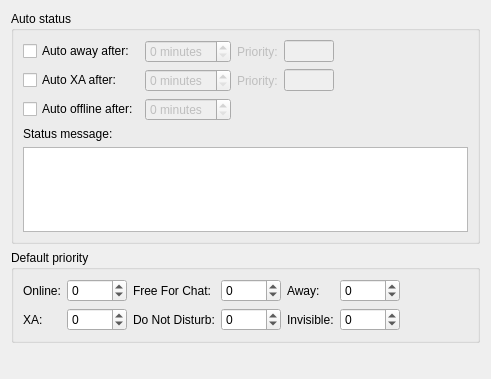
<?xml version="1.0" encoding="UTF-8"?>
<ui version="4.0">
 <class>OptStatusAuto</class>
 <widget class="QWidget" name="OptStatusAuto">
  <property name="geometry">
   <rect>
    <x>0</x>
    <y>0</y>
    <width>491</width>
    <height>379</height>
   </rect>
  </property>
  <property name="windowTitle">
   <string>Form</string>
  </property>
  <layout class="QVBoxLayout" name="verticalLayout_2">
   <item>
    <widget class="QGroupBox" name="groupBox">
     <property name="title">
      <string>Auto status</string>
     </property>
     <layout class="QVBoxLayout" name="verticalLayout">
      <item>
       <layout class="QGridLayout" name="_2">
        <property name="margin">
         <number>0</number>
        </property>
        <property name="spacing">
         <number>6</number>
        </property>
        <item row="2" column="1">
         <widget class="QSpinBox" name="sb_asOffline">
          <property name="enabled">
           <bool>false</bool>
          </property>
          <property name="suffix">
           <string> minutes</string>
          </property>
         </widget>
        </item>
        <item row="1" column="1">
         <widget class="QSpinBox" name="sb_asXa">
          <property name="enabled">
           <bool>false</bool>
          </property>
          <property name="suffix">
           <string> minutes</string>
          </property>
         </widget>
        </item>
        <item row="2" column="0">
         <widget class="QCheckBox" name="ck_asOffline">
          <property name="text">
           <string>Auto offline after:</string>
          </property>
         </widget>
        </item>
        <item row="1" column="0">
         <widget class="QCheckBox" name="ck_asXa">
          <property name="text">
           <string>Auto XA after:</string>
          </property>
         </widget>
        </item>
        <item row="0" column="0">
         <widget class="QCheckBox" name="ck_asAway">
          <property name="text">
           <string>Auto away after:</string>
          </property>
         </widget>
        </item>
        <item row="0" column="1">
         <widget class="QSpinBox" name="sb_asAway">
          <property name="enabled">
           <bool>false</bool>
          </property>
          <property name="suffix">
           <string> minutes</string>
          </property>
         </widget>
        </item>
        <item row="0" column="3">
         <widget class="QLineEdit" name="le_asPriority">
          <property name="enabled">
           <bool>false</bool>
          </property>
          <property name="maximumSize">
           <size>
            <width>50</width>
            <height>16777215</height>
           </size>
          </property>
         </widget>
        </item>
        <item row="1" column="3">
         <widget class="QLineEdit" name="le_asXaPriority">
          <property name="enabled">
           <bool>false</bool>
          </property>
          <property name="maximumSize">
           <size>
            <width>50</width>
            <height>16777215</height>
           </size>
          </property>
         </widget>
        </item>
        <item row="0" column="4">
         <spacer name="horizontalSpacer">
          <property name="orientation">
           <enum>Qt::Horizontal</enum>
          </property>
          <property name="sizeHint" stdset="0">
           <size>
            <width>10</width>
            <height>20</height>
           </size>
          </property>
         </spacer>
        </item>
        <item row="0" column="2">
         <widget class="QLabel" name="lb_asPriority">
          <property name="enabled">
           <bool>false</bool>
          </property>
          <property name="text">
           <string>Priority:</string>
          </property>
         </widget>
        </item>
        <item row="1" column="2">
         <widget class="QLabel" name="lb_asXaPriority">
          <property name="enabled">
           <bool>false</bool>
          </property>
          <property name="text">
           <string>Priority:</string>
          </property>
         </widget>
        </item>
       </layout>
      </item>
      <item>
       <widget class="QLabel" name="TextLabel1_8">
        <property name="text">
         <string>Status message:</string>
        </property>
       </widget>
      </item>
      <item>
       <widget class="QTextEdit" name="te_asMessage">
        <property name="maximumSize">
         <size>
          <width>32767</width>
          <height>100</height>
         </size>
        </property>
        <property name="tabChangesFocus">
         <bool>true</bool>
        </property>
       </widget>
      </item>
     </layout>
    </widget>
   </item>
   <item>
    <widget class="QGroupBox" name="gb_defPriority">
     <property name="title">
      <string>Default priority</string>
     </property>
     <layout class="QHBoxLayout" name="horizontalLayout_7">
      <item>
       <layout class="QGridLayout" name="gridLayout">
        <item row="0" column="0">
         <layout class="QHBoxLayout" name="horizontalLayout">
          <item>
           <widget class="QLabel" name="lb_dpOnline">
            <property name="text">
             <string>Online:</string>
            </property>
           </widget>
          </item>
          <item>
           <widget class="QSpinBox" name="sb_dpOnline">
            <property name="minimumSize">
             <size>
              <width>60</width>
              <height>0</height>
             </size>
            </property>
            <property name="maximumSize">
             <size>
              <width>60</width>
              <height>16777215</height>
             </size>
            </property>
            <property name="minimum">
             <number>-128</number>
            </property>
            <property name="maximum">
             <number>127</number>
            </property>
            <property name="value">
             <number>0</number>
            </property>
           </widget>
          </item>
         </layout>
        </item>
        <item row="0" column="2">
         <layout class="QHBoxLayout" name="horizontalLayout_5">
          <item>
           <widget class="QLabel" name="lb_dpAway">
            <property name="text">
             <string>Away:</string>
            </property>
           </widget>
          </item>
          <item>
           <widget class="QSpinBox" name="sb_dpAway">
            <property name="minimumSize">
             <size>
              <width>60</width>
              <height>0</height>
             </size>
            </property>
            <property name="maximumSize">
             <size>
              <width>60</width>
              <height>16777215</height>
             </size>
            </property>
            <property name="minimum">
             <number>-128</number>
            </property>
            <property name="maximum">
             <number>127</number>
            </property>
            <property name="value">
             <number>0</number>
            </property>
           </widget>
          </item>
         </layout>
        </item>
        <item row="0" column="1">
         <layout class="QHBoxLayout" name="horizontalLayout_2">
          <item>
           <widget class="QLabel" name="lb_dpChat">
            <property name="text">
             <string>Free For Chat:</string>
            </property>
           </widget>
          </item>
          <item>
           <widget class="QSpinBox" name="sb_dpChat">
            <property name="minimumSize">
             <size>
              <width>60</width>
              <height>0</height>
             </size>
            </property>
            <property name="maximumSize">
             <size>
              <width>60</width>
              <height>16777215</height>
             </size>
            </property>
            <property name="minimum">
             <number>-128</number>
            </property>
            <property name="maximum">
             <number>127</number>
            </property>
            <property name="value">
             <number>0</number>
            </property>
           </widget>
          </item>
         </layout>
        </item>
        <item row="1" column="0">
         <layout class="QHBoxLayout" name="horizontalLayout_3">
          <item>
           <widget class="QLabel" name="lb_dpXa">
            <property name="text">
             <string>XA:</string>
            </property>
           </widget>
          </item>
          <item>
           <widget class="QSpinBox" name="sb_dpXa">
            <property name="minimumSize">
             <size>
              <width>60</width>
              <height>0</height>
             </size>
            </property>
            <property name="maximumSize">
             <size>
              <width>60</width>
              <height>16777215</height>
             </size>
            </property>
            <property name="minimum">
             <number>-128</number>
            </property>
            <property name="maximum">
             <number>127</number>
            </property>
            <property name="value">
             <number>0</number>
            </property>
           </widget>
          </item>
         </layout>
        </item>
        <item row="1" column="1">
         <layout class="QHBoxLayout" name="horizontalLayout_4">
          <item>
           <widget class="QLabel" name="lb_dpDnd">
            <property name="text">
             <string>Do Not Disturb:</string>
            </property>
           </widget>
          </item>
          <item>
           <widget class="QSpinBox" name="sb_dpDnd">
            <property name="minimumSize">
             <size>
              <width>60</width>
              <height>0</height>
             </size>
            </property>
            <property name="maximumSize">
             <size>
              <width>60</width>
              <height>16777215</height>
             </size>
            </property>
            <property name="minimum">
             <number>-128</number>
            </property>
            <property name="maximum">
             <number>127</number>
            </property>
            <property name="value">
             <number>0</number>
            </property>
           </widget>
          </item>
         </layout>
        </item>
        <item row="1" column="2">
         <layout class="QHBoxLayout" name="horizontalLayout_6">
          <item>
           <widget class="QLabel" name="lb_dpInvisible">
            <property name="text">
             <string>Invisible:</string>
            </property>
           </widget>
          </item>
          <item>
           <widget class="QSpinBox" name="sb_dpInvisible">
            <property name="minimumSize">
             <size>
              <width>60</width>
              <height>0</height>
             </size>
            </property>
            <property name="maximumSize">
             <size>
              <width>60</width>
              <height>16777215</height>
             </size>
            </property>
            <property name="minimum">
             <number>-128</number>
            </property>
            <property name="maximum">
             <number>127</number>
            </property>
            <property name="value">
             <number>0</number>
            </property>
           </widget>
          </item>
         </layout>
        </item>
       </layout>
      </item>
      <item>
       <spacer name="horizontalSpacer_2">
        <property name="orientation">
         <enum>Qt::Horizontal</enum>
        </property>
        <property name="sizeHint" stdset="0">
         <size>
          <width>40</width>
          <height>20</height>
         </size>
        </property>
       </spacer>
      </item>
     </layout>
    </widget>
   </item>
   <item>
    <spacer name="verticalSpacer">
     <property name="orientation">
      <enum>Qt::Vertical</enum>
     </property>
     <property name="sizeHint" stdset="0">
      <size>
       <width>20</width>
       <height>40</height>
      </size>
     </property>
    </spacer>
   </item>
  </layout>
 </widget>
 <tabstops>
  <tabstop>ck_asAway</tabstop>
  <tabstop>sb_asAway</tabstop>
  <tabstop>le_asPriority</tabstop>
  <tabstop>ck_asXa</tabstop>
  <tabstop>sb_asXa</tabstop>
  <tabstop>le_asXaPriority</tabstop>
  <tabstop>ck_asOffline</tabstop>
  <tabstop>sb_asOffline</tabstop>
  <tabstop>te_asMessage</tabstop>
  <tabstop>sb_dpOnline</tabstop>
  <tabstop>sb_dpChat</tabstop>
  <tabstop>sb_dpAway</tabstop>
  <tabstop>sb_dpXa</tabstop>
  <tabstop>sb_dpDnd</tabstop>
  <tabstop>sb_dpInvisible</tabstop>
 </tabstops>
 <resources/>
 <connections>
  <connection>
   <sender>ck_asAway</sender>
   <signal>toggled(bool)</signal>
   <receiver>sb_asAway</receiver>
   <slot>setEnabled(bool)</slot>
   <hints>
    <hint type="sourcelabel">
     <x>87</x>
     <y>27</y>
    </hint>
    <hint type="destinationlabel">
     <x>210</x>
     <y>28</y>
    </hint>
   </hints>
  </connection>
  <connection>
   <sender>ck_asXa</sender>
   <signal>toggled(bool)</signal>
   <receiver>sb_asXa</receiver>
   <slot>setEnabled(bool)</slot>
   <hints>
    <hint type="sourcelabel">
     <x>87</x>
     <y>62</y>
    </hint>
    <hint type="destinationlabel">
     <x>210</x>
     <y>63</y>
    </hint>
   </hints>
  </connection>
  <connection>
   <sender>ck_asOffline</sender>
   <signal>toggled(bool)</signal>
   <receiver>sb_asOffline</receiver>
   <slot>setEnabled(bool)</slot>
   <hints>
    <hint type="sourcelabel">
     <x>87</x>
     <y>97</y>
    </hint>
    <hint type="destinationlabel">
     <x>210</x>
     <y>98</y>
    </hint>
   </hints>
  </connection>
  <connection>
   <sender>ck_asAway</sender>
   <signal>toggled(bool)</signal>
   <receiver>lb_asPriority</receiver>
   <slot>setEnabled(bool)</slot>
   <hints>
    <hint type="sourcelabel">
     <x>104</x>
     <y>48</y>
    </hint>
    <hint type="destinationlabel">
     <x>346</x>
     <y>82</y>
    </hint>
   </hints>
  </connection>
  <connection>
   <sender>ck_asAway</sender>
   <signal>toggled(bool)</signal>
   <receiver>le_asPriority</receiver>
   <slot>setEnabled(bool)</slot>
   <hints>
    <hint type="sourcelabel">
     <x>104</x>
     <y>48</y>
    </hint>
    <hint type="destinationlabel">
     <x>404</x>
     <y>48</y>
    </hint>
   </hints>
  </connection>
  <connection>
   <sender>ck_asXa</sender>
   <signal>toggled(bool)</signal>
   <receiver>lb_asXaPriority</receiver>
   <slot>setEnabled(bool)</slot>
   <hints>
    <hint type="sourcelabel">
     <x>104</x>
     <y>82</y>
    </hint>
    <hint type="destinationlabel">
     <x>346</x>
     <y>48</y>
    </hint>
   </hints>
  </connection>
  <connection>
   <sender>ck_asXa</sender>
   <signal>toggled(bool)</signal>
   <receiver>le_asXaPriority</receiver>
   <slot>setEnabled(bool)</slot>
   <hints>
    <hint type="sourcelabel">
     <x>104</x>
     <y>82</y>
    </hint>
    <hint type="destinationlabel">
     <x>404</x>
     <y>82</y>
    </hint>
   </hints>
  </connection>
 </connections>
</ui>
